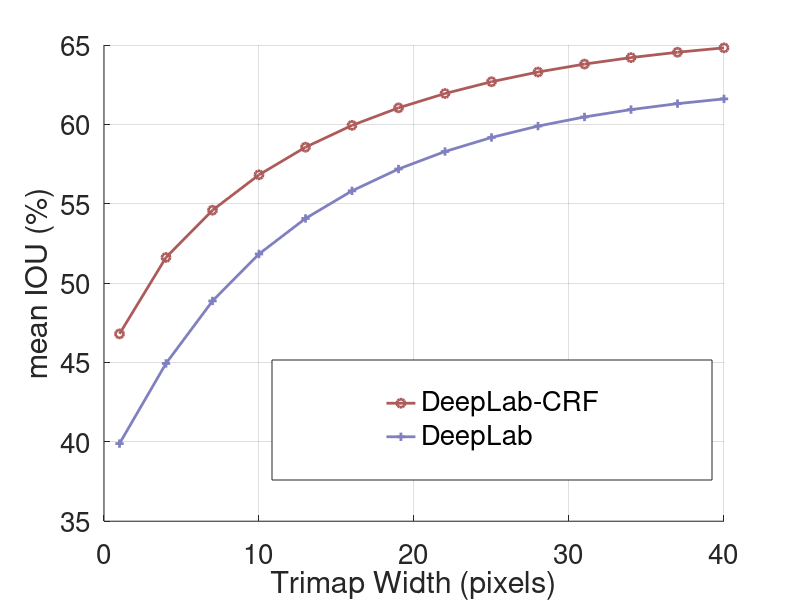

Write MATLAB code to recreate this figure. (Note: this script raises an error after producing the figure.)
% plot the boundary accuracy before and after crf refinement
%
clear all; close all;

save_folder = '.';

export_fig_dir = '~/workspace/ext/export_fig';
addpath(export_fig_dir);

fontSize = 20;
lineWidth = 2;

subsample = 3;

cols = [...    
    173 90 90; ...    
    165 165 82; ...
    92 173 173; ...
    128 128 192; ...
    ] / 255;

% % VOC2012 results
% % row1: noup, row2: ms, row3: noup+crf
% pixelIOU = [39.1437885768888,40.9174913566480,42.5750968327488,44.1119698229399,45.5143333902976,46.7888007054941,47.9474395959582,48.9987195339916,49.9562761308168,50.8274348079370,51.6199418151972,52.3408776226153,53.0048800416164,53.6173863958030,54.1802129076264,54.6989675611266,55.1792759482687,55.6237417417372,56.0373525024838,56.4224864728447,56.7805992879315,57.1134185595957,57.4236637950213,57.7139226511121,57.9870942964121,58.2434411759406,58.4820168827609,58.7026272392923,58.9082213822727,59.0998098338864,59.2780799882757,59.4445643572098,59.6001745920688,59.7455099141624,59.8805382908630,60.0065637761586,60.1242322555913,60.2333065445936,60.3344098524545,60.4283472979397;
%                    40.8283847133684,42.7985590853589,44.5699164497078,46.1520844631380,47.5435370542755,48.7656811281391,49.8484543310518,50.8184991635295,51.6944145725429,52.4879595126815,53.2092430480340,53.8639790246465,54.4660536565788,55.0204958479888,55.5308069140149,56.0017084453616,56.4394170592652,56.8458460741117,57.2239235407487,57.5759295382279,57.9031810014464,58.2067425394842,58.4891177625032,58.7526247279374,59.0004477547628,59.2330076158429,59.4492098247426,59.6484084579877,59.8337163833758,60.0065591872221,60.1675199649759,60.3179200034926,60.4584549236908,60.5892859709992,60.7106012185241,60.8234998476352,60.9288901667356,61.0262289253648,61.1164365376277,61.2001644700927;
%                    45.8592389975158,47.7919542135458,49.2939715561577,50.5636179148377,51.6595183146572,52.6285842412855,53.4949528345474,54.2833898680924,55.0109887033417,55.6817421685352,56.2970137133449,56.8620406292664,57.3863490664163,57.8731201842615,58.3229236228278,58.7401403232454,59.1305121257240,59.4945181762249,59.8351044216730,60.1543590976979,60.4537367731081,60.7335323128566,60.9962192467884,61.2440829483582,61.4787119438196,61.6994862124264,61.9063219984830,62.0997066151967,62.2814092531390,62.4511114520202,62.6100651398902,62.7595495718118,62.8999690364675,63.0319701711305,63.1558109152548,63.2725779727555,63.3825291179991,63.4855832599294,63.5824377991762,63.6735677212769;];
% pixelAcc = [59.7629424526230,62.1046593040550,64.2285694944071,66.1566207985699,67.8822191048322,69.4156572369610,70.7799195920376,71.9934840646315,73.0769758056989,74.0478885040478,74.9204707863011,75.7084821132611,76.4256934738625,77.0816897085976,77.6832958750408,78.2379357794231,78.7518178661264,79.2293619012470,79.6745963627096,80.0911555036860,80.4816137647666,80.8485717205549,81.1939278781263,81.5195519345717,81.8278832214066,82.1194870930650,82.3951544526424,82.6556945507432,82.9031661080965,83.1386100849198,83.3626553900388,83.5764568351612,83.7805568445914,83.9754420822593,84.1615279065981,84.3395567209560,84.5102367112354,84.6737806988873,84.8302916657287,84.9804151959184;
%                   61.7208038340988,64.2401176287481,66.4400008982705,68.3560196658801,70.0043501328594,71.4224875981037,72.6565686534466,73.7411802053026,74.7027281008609,75.5608889763180,76.3323681460966,77.0295168046933,77.6646791187703,78.2466140909030,78.7819687579461,79.2769006331850,79.7375589042388,80.1674882445178,80.5691421823391,80.9459694341276,81.3004822338965,81.6343827901208,81.9491116325446,82.2462335033681,82.5279973625908,82.7950559301802,83.0478404561792,83.2869055056065,83.5141510067593,83.7307065077119,83.9372257041223,84.1345373400715,84.3229449119103,84.5028279982126,84.6747230945372,84.8393158111443,84.9974674884393,85.1492028576134,85.2946735274968,85.4344288299327;
%                   67.8073316515599,69.8354673998244,71.4336430305435,72.7877951994489,73.9600407860754,74.9941180003672,75.9176261038161,76.7512754059539,77.5091399495764,78.1998576992880,78.8295005821076,79.4070770332584,79.9394877203003,80.4323215906510,80.8889003909751,81.3139803694874,81.7121506892801,82.0856448018074,82.4362312231826,82.7666781325468,83.0791798897034,83.3750296827982,83.6554277852380,83.9218400214134,84.1755321179127,84.4165653422791,84.6456545882318,84.8636435054509,85.0717857553965,85.2704579453905,85.4602655935009,85.6420843218994,85.8161622729709,85.9829074377913,86.1429243857804,86.2966535297716,86.4446412012502,86.5871474792545,86.7241951074942,86.8562424217199;];
% classAcc = [53.6166685540976,55.5967948018896,57.3237320882869,58.8544956209996,60.2017948442793,61.3905329213579,62.4435967537027,63.3767878079031,64.2114199609301,64.9602832099546,65.6349639291829,66.2446959257892,66.8016831382256,67.3131208966184,67.7819893750422,68.2130478820972,68.6114093174701,68.9792673501668,69.3202552246368,69.6372715278773,69.9317591919854,70.2047885169115,70.4591450299554,70.6972544536765,70.9212770194682,71.1315392902723,71.3271970434733,71.5080894239389,71.6770942904036,71.8349143599890,71.9822606155026,72.1205121698443,72.2505036841062,72.3726692253487,72.4868853415123,72.5941389864676,72.6951384233662,72.7893027342883,72.8772228428703,72.9595201816422;
%                   55.3530867863591,57.4251600883353,59.1654069254999,60.6577460083697,61.9317644360812,63.0292371000109,63.9863354351023,64.8333651559611,65.5930147509049,66.2770953058674,66.8946229562121,67.4525828543541,67.9627179751334,68.4317033328142,68.8636585047224,69.2616996653449,69.6311086602684,69.9734377395689,70.2905406054787,70.5851916962493,70.8583900231628,71.1108680982764,71.3456555978024,71.5649616525127,71.7710855734037,71.9643008151337,72.1439215225654,72.3096635667136,72.4643629438726,72.6091758955181,72.7445829138534,72.8716584172568,72.9912239841387,73.1033984225974,73.2081880721397,73.3063060501353,73.3985844232644,73.4844395669407,73.5646472412804,73.6397739985044;
%                   56.1387661899619,58.1788189832075,59.7172861585686,60.9961248002105,62.0810119108635,63.0262191034398,63.8574442750947,64.6029557452942,65.2839522917626,65.9046916490366,66.4695763149141,66.9859289202305,67.4615153399251,67.9006064300342,68.3043209974268,68.6771714973569,69.0249626715739,69.3483240036955,69.6504064167114,69.9329271849371,70.1971631900816,70.4435344090442,70.6743319516664,70.8916471289184,71.0969316304493,71.2895122660372,71.4695627598046,71.6377906909983,71.7959358292434,71.9438935579413,72.0827232110529,72.2133976518177,72.3363745011860,72.4524566646415,72.5618978136188,72.6652433255044,72.7629114973707,72.8545300250049,72.9407927720727,73.0219786746801;];

% VOC2011 results (to compare with Berkeley)
pixelIOU = [39.8900960385829,41.6853454737786,43.3690413798132,44.9395509846056,46.3750882587993,47.6832306724482,48.8744188141510,49.9531674296874,50.9373884456491,51.8346311055171,52.6502218231060,53.3911188708848,54.0725382526626,54.7005916819390,55.2782772926504,55.8116488652938,56.3060565929080,56.7629125404939,57.1872015162243,57.5816476314979,57.9487393173513,58.2892769291146,58.6050312440186,58.8989773925030,59.1741229868887,59.4316811502284,59.6709738126791,59.8917985734924,60.0972879225545,60.2885564329489,60.4665539691731,60.6323497419556,60.7869043641704,60.9311753766987,61.0649683565156,61.1898413167371,61.3061432242137,61.4136633760218,61.5130980516398,61.6055998451289;
                   41.5828378715938,43.5766579036687,45.3789758989861,46.9973645296769,48.4237754405039,49.6824316968176,50.8008899724756,51.8018073390649,52.7087192093877,53.5322849330015,54.2802197225679,54.9583762861588,55.5812901954668,56.1538611198840,56.6797263668934,57.1651189941990,57.6170584161853,58.0358544903772,58.4248087226072,58.7866106198654,59.1233489611298,59.4351449842387,59.7233408587008,59.9912261858901,60.2420988061581,60.4767049355425,60.6940046551510,60.8939040755093,61.0795929993691,61.2524585607752,61.4136761611846,61.5640053685921,61.7042230266774,61.8344805654244,61.9546900607201,62.0666088961552,62.1707050976009,62.2668185922829,62.3558532788028,62.4387504679607;
                   46.8008114753357,48.8034774719520,50.3351451844234,51.6162150706372,52.7251742142864,53.7086533263507,54.5919252828876,55.3946493336702,56.1359299886895,56.8221967915863,57.4506647982475,58.0269922465652,58.5617630219582,59.0573412820618,59.5139608904328,59.9366989287072,60.3315311487844,60.6981557959748,61.0405384660657,61.3611055743138,61.6619441808216,61.9432686917370,62.2060247637012,62.4525857905467,62.6853676467449,62.9036147497263,63.1074458490209,63.2973555263103,63.4756631122402,63.6419003411812,63.7972092675849,63.9429267839041,64.0791161181367,64.2066343261233,64.3257230086024,64.4378419502275,64.5431484315332,64.6414419231888,64.7338604615733,64.8210406552364;
                   47.9455373302949,49.9905323102095,51.5627297610953,52.8578158143203,53.9626222771367,54.9297168922372,55.7918150067340,56.5672874026159,57.2785770987823,57.9348875932030,58.5363828052990,59.0880830538765,59.5976983849393,60.0692259297900,60.5038046283172,60.9085949293639,61.2857185525507,61.6366599715668,61.9648588996006,62.2727423744782,62.5611298890884,62.8308181392883,63.0823527041710,63.3181473459176,63.5401962164337,63.7476964282865,63.9405263768821,64.1193782185736,64.2874085929974,64.4442141332753,64.5902693512550,64.7271298417687,64.8556885536654,64.9761503389378,65.0887029164057,65.1943790384960,65.2936530653820,65.3865357237269,65.4738142308921,65.5563357479360;];
                   %45.5074956927754,47.6113072357874,49.4758834273751,51.1378459245196,52.6028453787499,53.8972648254385,55.0553401111117,56.0962869550326,57.0347711246163,57.8809030767467,58.6485288031212,59.3441092659707,59.9799812820801,60.5653581872316,61.1045156855529,61.6032783038688,62.0667718727176,62.4955383384313,62.8942733712646,63.2659308223728,63.6136210307631,63.9381918974838,64.2397741869811,64.5222517135706,64.7877317808074,65.0361075727873,65.2683456848544,65.4848035356190,65.6880735780994,65.8790765331579,66.0588312519485,66.2278521965968,66.3871642287961,66.5373969898319,66.6784488123415,66.8112801688544,66.9368243672950,67.0546205993560,67.1654423440488,67.2698128080155;];
                   
pixelAcc = [59.8702316669570,62.2222056484383,64.3658834586713,66.3147232906876,68.0589752234301,69.6098786727436,70.9877811818458,72.2110473066879,73.3039923861058,74.2829587049834,75.1618263625260,75.9545240081541,76.6749304736787,77.3325909254301,77.9351834355253,78.4907599278953,79.0052439918971,79.4828805981094,79.9277833905629,80.3436249292670,80.7333742942592,81.0991103616966,81.4424081138104,81.7651822745402,82.0703914417594,82.3589214746141,82.6317639897833,82.8894591308832,83.1341198726397,83.3667831080903,83.5881991422080,83.7994032902665,84.0010253803953,84.1937286072606,84.3776621746214,84.5537123489286,84.7225784253176,84.8843760563059,85.0392436238521,85.1878887495872;
                  61.8147244963131,64.3456823895273,66.5661902157912,68.5032103723578,70.1722568400917,71.6103937958977,72.8609848796770,73.9583910873371,74.9320684053056,75.8005153640624,76.5799185715866,77.2831847051774,77.9229265348431,78.5075103411444,79.0442217111538,79.5401231885116,80.0016417340956,80.4317103635571,80.8330563720170,81.2092185153414,81.5630253321085,81.8957063520432,82.2082491411739,82.5026697134346,82.7816202060511,83.0457223476033,83.2955360886606,83.5315797063935,83.7558993243433,83.9695887349384,84.1733733123382,84.3679730389745,84.5538209008307,84.7313053314962,84.9007128398542,85.0630719699243,85.2191588698386,85.3690449708700,85.5128694421863,85.6511757325939;
                  67.9899698078151,70.0567442821183,71.6749688129097,73.0351486950012,74.2131554815988,75.2522471156235,76.1798686662320,77.0155780095065,77.7756652044063,78.4688236760881,79.1002101987149,79.6789407980391,80.2120573105576,80.7037810138604,81.1577714707696,81.5799416398628,81.9745756376541,82.3438301057336,82.6900634015779,83.0162352419576,83.3248015795992,83.6168350531022,83.8930004244723,84.1546437639513,84.4036904843531,84.6401217409859,84.8647677297657,85.0783263996731,85.2822134329573,85.4768198340270,85.6626583036535,85.8406793412644,86.0110316366263,86.1742309356537,86.3306843416750,86.4810564998195,86.6260232643489,86.7656670201423,86.9001674776055,87.0299350996221;
                  69.0053513712284,71.0950651600423,72.7213510449280,74.0644309089864,75.2114109187087,76.2105631374151,77.0972069031764,77.8888352795387,78.6043794185371,79.2540992817565,79.8459072666722,80.3884332131330,80.8876001032195,81.3479628219528,81.7734899783075,82.1701895074667,82.5407187717594,82.8880801350726,83.2144835792190,83.5225342344795,83.8141166121929,84.0903208591311,84.3516019975667,84.5990892569557,84.8346239224181,85.0581154792467,85.2703572944005,85.4720287941918,85.6647880955960,85.8489897155208,86.0248908240345,86.1934913858449,86.3550938115026,86.5101338341557,86.6589502948077,86.8021554804803,86.9404413402168,87.0739487027975,87.2026871369159,87.3270758459294;];
                  %63.8144487023167,66.3086055145446,68.4634780241390,70.3303283301436,71.9397695355219,73.3322698083738,74.5508066478873,75.6263397301993,76.5807723550267,77.4309068110563,78.1958004632172,78.8868711151582,79.5154457463512,80.0906205770541,80.6198231636825,81.1096277928439,81.5648123332702,81.9882275044303,82.3837539798002,82.7545410792287,83.1034025270834,83.4322713413900,83.7417398617509,84.0339715292647,84.3111616023673,84.5734845666827,84.8221849431542,85.0580683911263,85.2827820688194,85.4972248335222,85.7020840784415,85.8980820080648,86.0857121463602,86.2654634901012,86.4375543086615,86.6026924978286,86.7617287195415,86.9145552021604,87.0613582609283,87.2024483879291;];

classAcc = [54.6155793470211,56.6176771219543,58.3792159551627,59.9470964063823,61.3275610759142,62.5460802457132,63.6234384332441,64.5744885138283,65.4263077736086,66.1921984127533,66.8817178042725,67.5035729013805,68.0713375326161,68.5919942614890,69.0685302825447,69.5069027256570,69.9116959350726,70.2839301164267,70.6276617508124,70.9461789558870,71.2417517009927,71.5145587132089,71.7670940952535,72.0019917228125,72.2219123007297,72.4279278404599,72.6194736466020,72.7962688811345,72.9612394049729,73.1151164090523,73.2590370870242,73.3938289696185,73.5202817889312,73.6389899976090,73.7497025753468,73.8537007175087,73.9514878151864,74.0425951158703,74.1276281015811,74.2073715895642;
                  56.3381859447377,58.4329242734160,60.2162185597091,61.7509692974489,63.0632673314765,64.1977331506007,65.1848278084278,66.0561569137452,66.8402996285973,67.5474044378348,68.1845726878207,68.7592063707104,69.2837451155814,69.7645557532836,70.2047916250318,70.6099720144363,70.9858000321760,71.3323387493509,71.6518587519223,71.9479655263748,72.2220882578955,72.4740807573813,72.7068387662100,72.9230760275906,73.1255474823514,73.3146551586576,73.4900482804681,73.6518004650773,73.8027455550803,73.9438411719511,74.0761591068355,74.2002379113205,74.3169996696984,74.4264346848208,74.5281857083659,74.6233795576599,74.7125666699986,74.7956326829670,74.8734071159704,74.9465001233577;
                  57.0628358746184,59.1843231126464,60.7749678483826,62.0798919600122,63.1884116318696,64.1545883374433,65.0051728647461,65.7651327708617,66.4588209525697,67.0931260961699,67.6683365145782,68.1926193858307,68.6759619168704,69.1211298869311,69.5282602915092,69.9026925403452,70.2503642637778,70.5716747537857,70.8709886673587,71.1499979087586,71.4107866171383,71.6536884905143,71.8799358001762,72.0916313657099,72.2911407475121,72.4775491264770,72.6513741965087,72.8132786891891,72.9655202503474,73.1077504531443,73.2410380071814,73.3663888577533,73.4839912201853,73.5948294153593,73.6990883561233,73.7975116248776,73.8903742471384,73.9771975834496,74.0590980669097,74.1363110687188;
                  58.1345140398146,60.2619141972833,61.8719771167414,63.1726283922529,64.2700985819496,65.2200645219860,66.0517431814058,66.7886641859442,67.4559923931502,68.0648740156886,68.6174292010922,69.1212323620224,69.5831960074364,70.0084490010720,70.3981023967218,70.7594156021684,71.0938518912604,71.4035399907820,71.6914148579963,71.9602602948323,72.2108962041685,72.4441832291895,72.6614976336657,72.8650320223795,73.0566796816106,73.2354668271476,73.4015784442158,73.5557201551317,73.7007265996142,73.8365859024915,73.9636293182299,74.0832433215427,74.1961592735999,74.3027769122786,74.4030766249756,74.4976671728030,74.5869011168282,74.6706436330185,74.7496221832422,74.8242735081491;];
                  %61.3653658215760,63.4349123626891,65.1633350457429,66.6397018905788,67.8994738985810,68.9843597530749,69.9367920039521,70.7813599554954,71.5364804027757,72.2120052778147,72.8207260053494,73.3693530260855,73.8685825461497,74.3262118713101,74.7450449888681,75.1298128727821,75.4855010912007,75.8120010670598,76.1124451842337,76.3903665222748,76.6484451351529,76.8876449571008,77.1088897732981,77.3153050290478,77.5089204374066,77.6891627952232,77.8572117519692,78.0132597936554,78.1595572412126,78.2966024236190,78.4256359231221,78.5468647906512,78.6614453012275,78.7700920430846,78.8725137574794,78.9688899317567,79.0601793653758,79.1461734515757,79.2273426416995,79.3040486837078;];


w = 1 : size(pixelIOU, 2);

% pixel iou
figure(1)

%plot(w(1:subsample:end), pixelIOU(4,1:subsample:end), '-rx', 'LineWidth', lineWidth, 'color', cols(1,:));
hold on
plot(w(1:subsample:end), pixelIOU(3,1:subsample:end), '-ro', 'LineWidth', lineWidth, 'color', cols(1,:));
%plot(w(1:subsample:end), pixelIOU(2,1:subsample:end), '-rs', 'LineWidth', lineWidth, 'color', cols(2,:));
plot(w(1:subsample:end), pixelIOU(1,1:subsample:end), '-r+', 'LineWidth', lineWidth, 'color', cols(4,:));
%plot(w(1:subsample:end), pixelIOU(5,1:subsample:end), '-rd', 'LineWidth', lineWidth, 'color', cols(9,:));

ylabel('mean IOU (%)', 'FontSize', fontSize) 
xlabel('Trimap Width (pixels)', 'FontSize', fontSize)

%leg = legend('DL-MSc-CRF', 'DeepLab-CRF', 'DeepLab-MSc', 'DeepLab');
leg = legend( 'DeepLab-CRF', 'DeepLab');
set(leg, 'FontSize', fontSize, 'Position', [0.34 0.20 0.55 0.2]);
set(gca, 'XGrid', 'on')
set(gca, 'YGrid', 'on');
set(gca,'FontSize', fontSize);
set(leg, 'FontSize', fontSize);
set(gcf, 'Color', [1 1 1]);

fn = fullfile(save_folder, 'SegPixelIOUWithinTrimap.pdf');
export_fig(fn);

% pixel acc
figure(2)

%plot(w(1:subsample:end), pixelAcc(4,1:subsample:end), '-rx', 'LineWidth', lineWidth, 'color', cols(1,:));
hold on
plot(w(1:subsample:end), pixelAcc(3,1:subsample:end), '-ro', 'LineWidth', lineWidth, 'color', cols(1,:));
%plot(w(1:subsample:end), pixelAcc(2,1:subsample:end), '-rs', 'LineWidth', lineWidth, 'color', cols(2,:));
plot(w(1:subsample:end), pixelAcc(1,1:subsample:end), '-r+', 'LineWidth', lineWidth, 'color', cols(4,:));
%plot(w(1:subsample:end), pixelAcc(5,1:subsample:end), '-rd', 'LineWidth', lineWidth, 'color', cols(9,:));

ylabel('Pixelwise Accuracy (%)', 'FontSize', fontSize) 
xlabel('Trimap Width (pixels)', 'FontSize', fontSize)

%leg = legend('DL-MSc-CRF',  'DeepLab-CRF', 'DeepLab-MSc', 'DeepLab');
leg = legend( 'DeepLab-CRF', 'DeepLab');
set(leg, 'FontSize', fontSize, 'Position', [0.34 0.20 0.55 0.2]);
set(gca, 'XGrid', 'on')
set(gca, 'YGrid', 'on');
set(gca,'FontSize', fontSize);
set(leg, 'FontSize', fontSize);
set(gcf, 'Color', [1 1 1]);

fn = fullfile(save_folder, 'SegPixelAccWithinTrimap.pdf');
export_fig(fn);

% pixel acc
% figure(2)
% 
% plot(w, 100 - pixelAcc(1,:), '-rx', 'LineWidth', lineWidth, 'color', cols(1,:));
% hold on
% plot(w, 100 - pixelAcc(2,:), '-ro', 'LineWidth', lineWidth, 'color', cols(2,:));
% plot(w, 100 - pixelAcc(3,:), '-rs', 'LineWidth', lineWidth, 'color', cols(3,:));
% ylabel('1 - Pixelwise Accuracy (%)', 'FontSize', fontSize) 
% xlabel('Trimap Width (pixels)', 'FontSize', fontSize)
% 
% %     plot(trainEnergyRI, '-r', 'LineWidth', 2.8, 'color', cols(1,:));
% %     hold on
% %     plot(trainEnergyPw, '-r', 'LineWidth', 2.8, 'color', cols(3,:));
% %     plot(trainEnergyPre, '-r', 'LineWidth', 2.8, 'color', cols(5,:));
% %leg = legend('Model-RandInit', 'Model-PwTrain', 'Model-JointTrain');
% leg = legend('Baseline', 'Multi-Scale', 'Baseline+CRF');
% set(leg, 'FontSize', fontSize, 'Position', [0.45 0.70 0.44 0.2]);
% set(gca, 'XGrid', 'on')
% set(gca, 'YGrid', 'on');
% set(gca,'FontSize', fontSize);
% set(leg, 'FontSize', fontSize);
% set(gcf, 'Color', [1 1 1]);
% 
% fn = fullfile(save_folder, 'SegPixelAccWithTrimap.pdf');
% export_fig(fn);    
% 
% % class acc
% figure(3)
% 
% plot(w, 100 - classAcc(1,:), '-rx', 'LineWidth', lineWidth, 'color', cols(1,:));
% hold on
% plot(w, 100 - classAcc(2,:), '-ro', 'LineWidth', lineWidth, 'color', cols(2,:));
% plot(w, 100 - classAcc(3,:), '-rs', 'LineWidth', lineWidth, 'color', cols(3,:));
% ylabel('1 - Classwise Accuracy (%)', 'FontSize', fontSize) 
% xlabel('Trimap Width (pixels)', 'FontSize', fontSize)
% 
% leg = legend('Baseline', 'Multi-Scale', 'Baseline+CRF');
% set(leg, 'FontSize', fontSize, 'Position', [0.45 0.70 0.44 0.2]);
% set(gca, 'XGrid', 'on')
% set(gca, 'YGrid', 'on');
% set(gca,'FontSize', fontSize);
% set(leg, 'FontSize', fontSize);
% set(gcf, 'Color', [1 1 1]);
% 
% fn = fullfile(save_folder, 'SegClassAccWithTrimap.pdf');
% export_fig(fn);